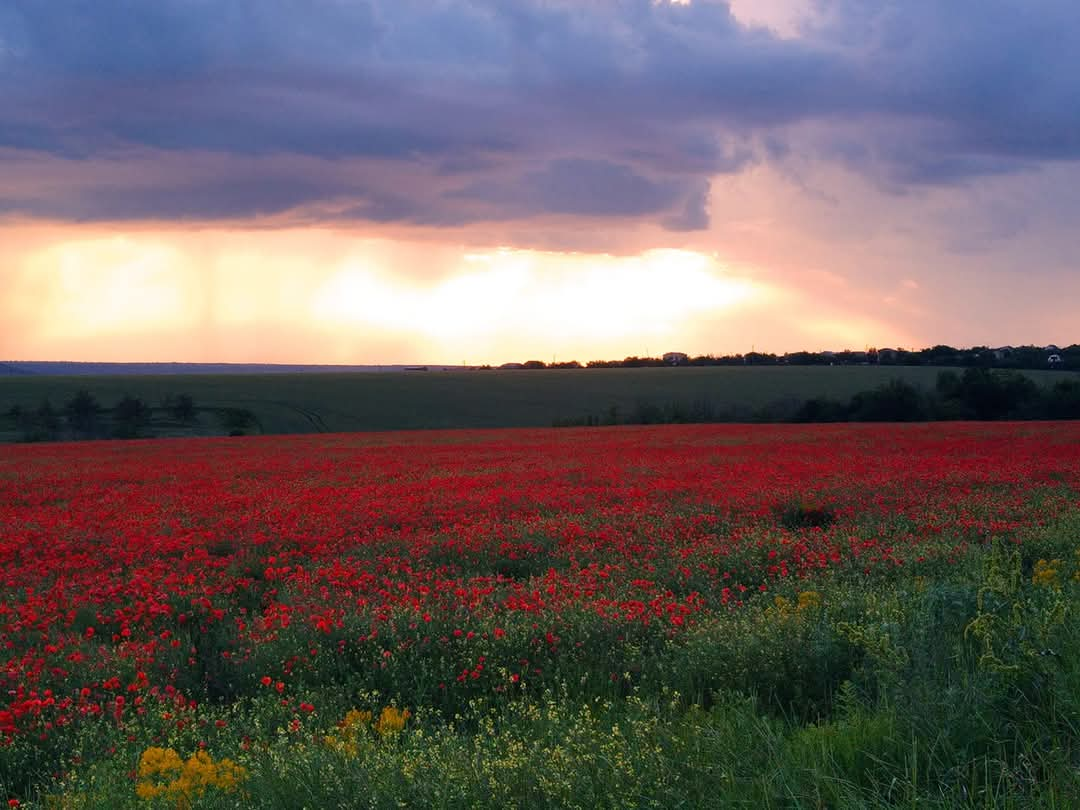
#> input picture Lesson1/source.jpg, 1080 x 810 px, found by its file name
$ python main.py
#> lines starting #> are read from the running program, lines starting #| are printed output that depends on the picture
import cv2
import numpy as np
from matplotlib import pyplot as plt
plt.rcParams['figure.figsize']=[10,5]

#source img
#img = cv2.imread('C:\\Users\\mykhailo.zaika\\Documents\\PythonProjects\\CV_lessons\\Lesson1\\Homework_lesson1\\source.jpg')
img = cv2.imread('Lesson1/source.jpg')
#> img is the input picture: shape (810, 1080, 3); mean B, G, R 96.7, 95.2, 107.5
plt.imshow(img)
plt.show()
#---------------------------------------------
#Convert BGR to RGB
img = cv2.cvtColor(img, cv2.COLOR_RGB2BGR)
plt.imshow(img)
plt.show()
#---------------------------------------------
# Split the image into the three colour channels
red, green, blue = cv2.split(img)

# Compose the image in the RGB colour space
img1 = cv2.merge([red, green, blue])

# Split the image into the three colour channels
red, green, blue = cv2.split(img)

# Compose the image in the RGB colour space
img1 = cv2.merge([red, green, blue])

# Compose the image in the RBG colour space
img2 = cv2.merge([red, blue, green])

# Compose the image in the GRB colour space
img3 = cv2.merge([green, red, blue])

# Compose the image in the BGR colour space
img4 = cv2.merge([blue, red, green])

# Create the collage
out1 = np.hstack([img1, img2])
out2 = np.hstack([img3, img4])
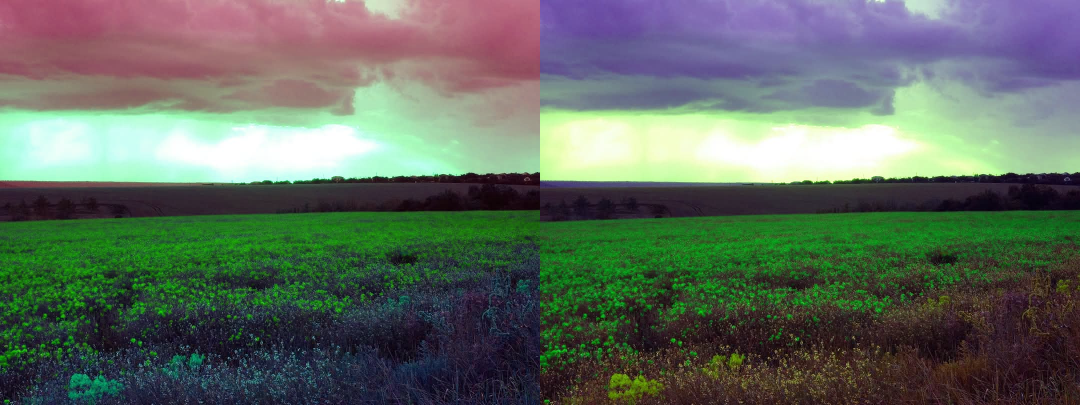
#> out2: shape (810, 2160, 3) (shown at 1/2 size); mean of channels 0, 1, 2 96, 107.5, 96; drawn as B, G, R
out = np.vstack([out1, out2])
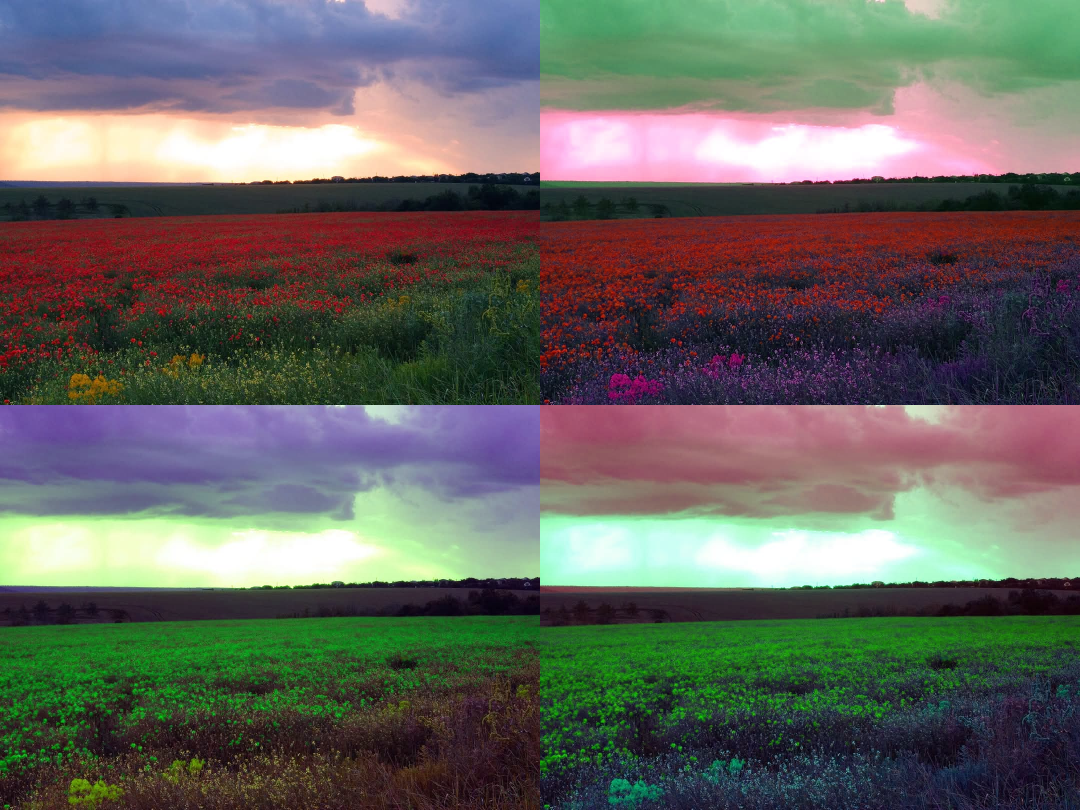
#> out: shape (1620, 2160, 3) (shown at 1/2 size); mean R, G, B 101.7, 101.7, 96

# Plot the collage
plt.imshow(out)
plt.axis(False)
plt.show()
#---------------------------------------------
# Load an image (you can freely chose any image you like)
img = img = cv2.imread('C:\\Users\\mykhailo.zaika\\Documents\\PythonProjects\\CV_lessons\\Lesson1\\Homework_lesson1\\source.jpg')
plt.imshow(img)
# Convert it to RGB
img = cv2.cvtColor(img, cv2.COLOR_RGB2BGR)

# Make a collage
img11 = img
img12 = cv2.flip(img11, 1)
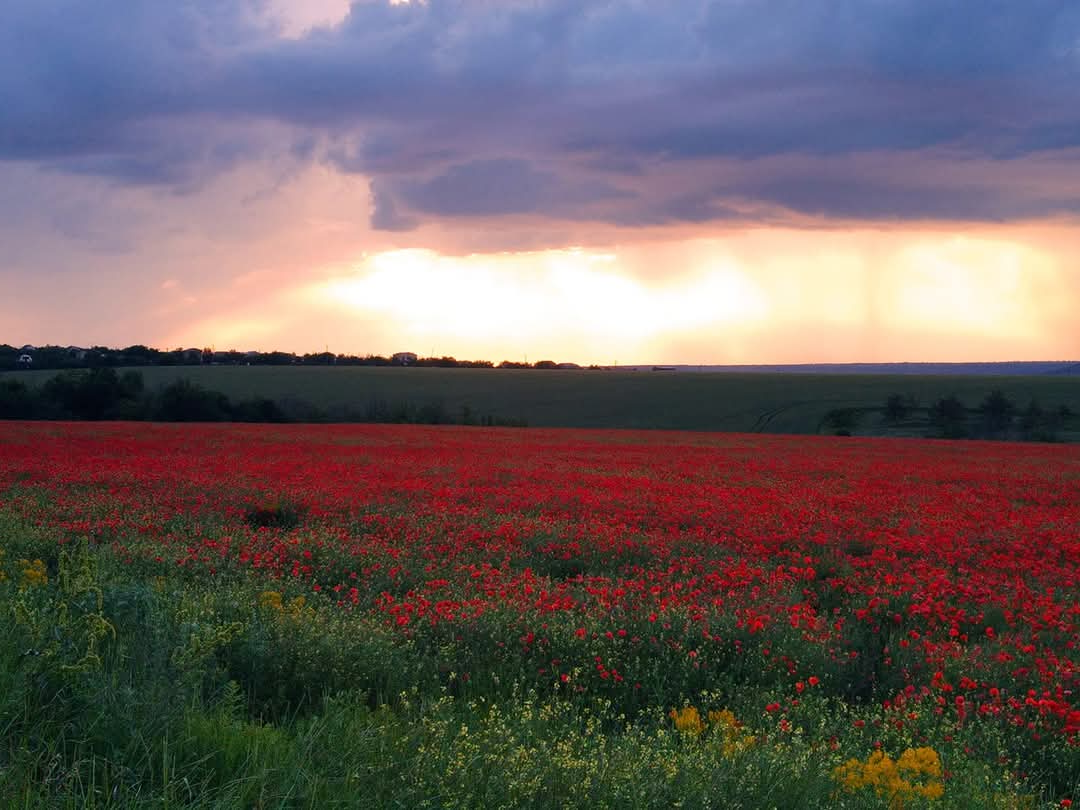
#> img12: shape (810, 1080, 3); mean R, G, B 107.5, 95.2, 96.7
img1_ = np.hstack([img11, img12])
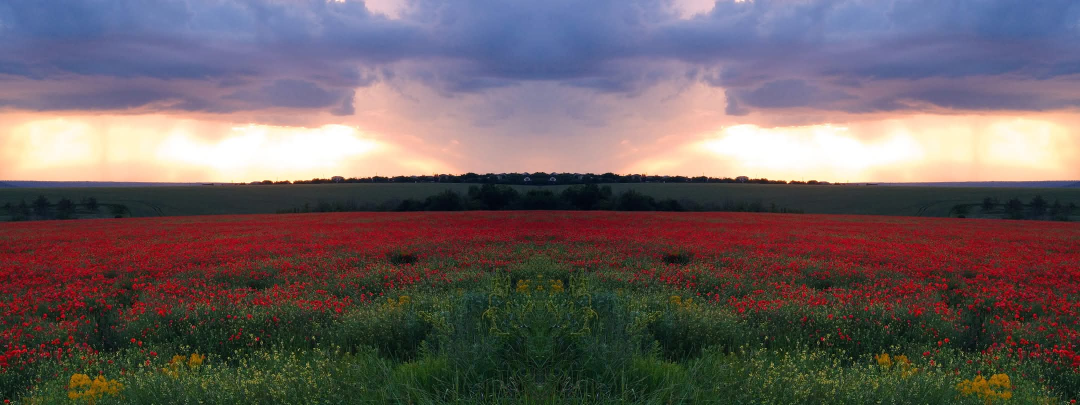
#> img1_: shape (810, 2160, 3) (shown at 1/2 size); mean R, G, B 107.5, 95.2, 96.7
img2_ = cv2.flip(img1_, 0)
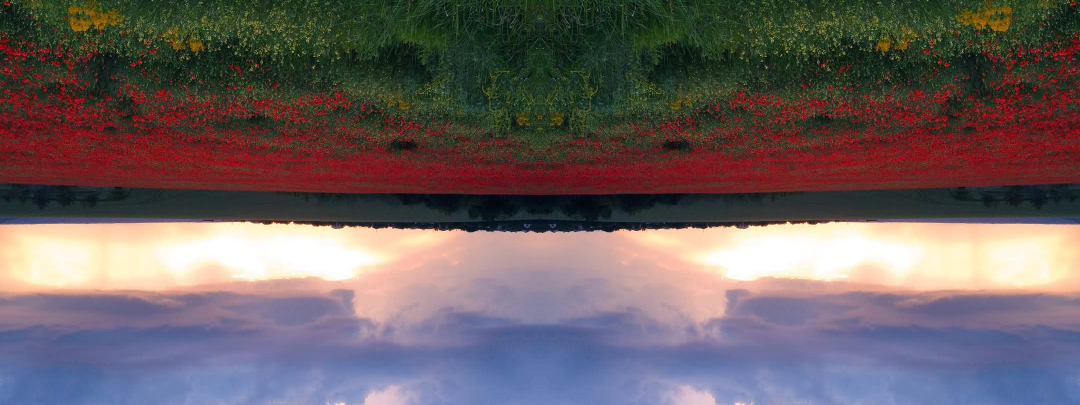
#> img2_: shape (810, 2160, 3) (shown at 1/2 size); mean R, G, B 107.5, 95.2, 96.7
img2 = np.vstack([img1_, img2_])
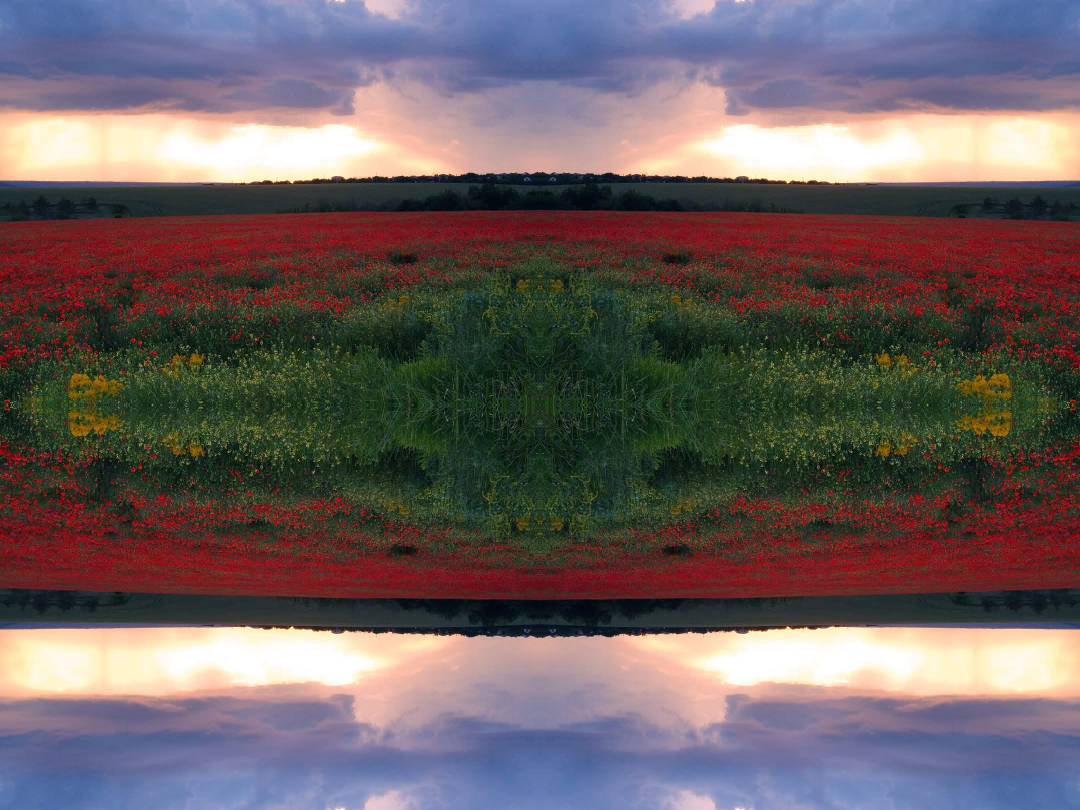
#> img2: shape (1620, 2160, 3) (shown at 1/2 size); mean R, G, B 107.5, 95.2, 96.7

# Plot the collage
plt.imshow(img2)
plt.show()
#> figure, not shown here; B, G, R data is drawn as R, G, B
#---------------------------------------------
